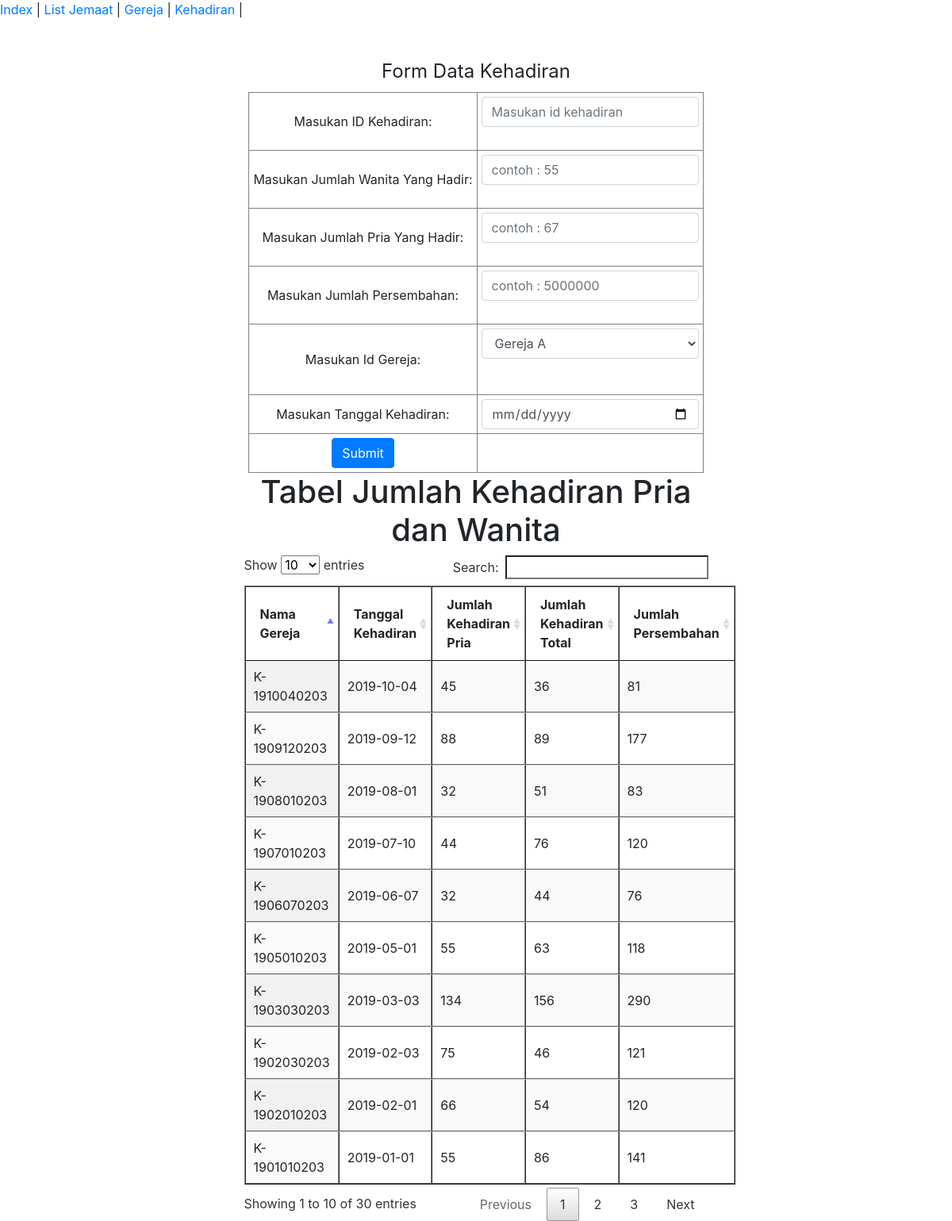
The page /GKP_KP/index.php?menu=kehadiran on the database its author committed.
### tables this page shows
CREATE TABLE IF NOT EXISTS `tbkehadiran` (
  `kehadiran_ID` varchar(50) NOT NULL DEFAULT '',
  `kehadiran_Tanggal` date NOT NULL,
  `kehadiran_Jumlah_Wanita` int(10) NOT NULL,
  `kehadiran_Jumlah_Pria` int(10) NOT NULL,
  `kehadiran_Jumlah_Persembahan` int(20) NOT NULL,
  `kehadiran_Gereja_Id` varchar(50) NOT NULL
);

### GKP_KP/Controller/KehadiranController.php (called while the page is built, shortened)
<?php
class KehadiranController
{
    public function index()
    {
        require_once 'GKP_KP/View/Kehadiran/Kehadiran_Form.php';
        }
}

### GKP_KP/DAO/GerejaDaoImpl.php (called while the page is built, shortened)
<?php
class GerejaDaoImpl
{
    function getAllGereja(){
        $link =  PDOUtility::get_koneksi();
        try{
            $sql = "SELECT * from tbgereja ORDER BY gereja_ID ";
            $stmt = $link->prepare($sql);
            $stmt->execute();
            $stmt->setFetchMode(PDO::FETCH_CLASS | PDO::FETCH_PROPS_LATE, 'Gereja');
            return $stmt->fetchAll(PDO::FETCH_OBJ);
        }
        catch(PDOException $err){
            echo $err->getMessage();
            die();
        }
        return $stmt;
    }
}

### GKP_KP/DAO/KehadiranDaoImpl.php (called while the page is built, shortened)
<?php
class KehadiranDaoImpl
{
    public function getAllKehadiran()
    {
        $link = PDOUtility::createMySQLConnection();
        $query = "SELECT * FROM tbkehadiran ORDER BY kehadiran_ID ";
        $result = $link->prepare($query);
        $result->execute();
        $result->setFetchMode(PDO::FETCH_CLASS | PDO::FETCH_PROPS_LATE,"Kehadiran");
        return $result->fetchAll(PDO::FETCH_OBJ);
    }
}

### GKP_KP/View/Kehadiran/Kehadiran_Form.php (the view, shortened to what this page needs)
<?php
include_once '../../../GKP_KP/DAO/KehadiranDaoImpl.php';
include_once '../../../GKP_KP/DAO/GerejaDaoImpl.php';
include_once '../../../GKP_KP/Controller/KehadiranController.php';
$KehadiranDao = new KehadiranDaoImpl();
$GerejaDao = new GerejaDaoImpl();
$gerejas = $GerejaDao->getAllGereja();
$kehadirans = $KehadiranDao->getAllKehadiran();
?>
<br/>
<br/>
<!DOCTYPE html>
<html></html>
<head>
    <link rel="stylesheet" type="text/css" href="css_Form.css"
    <meta charset="utf-8">
    <link rel="stylesheet" href="https://maxcdn.bootstrapcdn.com/bootstrap/4.3.1/css/bootstrap.min.css">
    <link rel="stylesheet" type="text/css" href="https://cdn.jsdelivr.net/npm/daterangepicker/daterangepicker.css" />
    <link rel="stylesheet" type="text/css" href="../../datatables/datatables.css"/>
    <link rel="stylesheet" type="text/css" href="../../datatables/datatables.min.js"/>
</head>
<body>
<div id="container" align="center">
    <form action="" method="POST">
        <legend>Form Data Kehadiran</legend>
        <table border="1x" align="center" cellpadding="5" cellspacing="5" style="text-align:center">
            <tr>
                <td>Masukan ID Kehadiran:</td>
                <td><input type="text" name="idkehadiran" class="form-control"  autofocus required placeholder="Masukan id kehadiran" align="center"><br></td>
            </tr>
            <tr>
                <td>Masukan Jumlah Wanita Yang Hadir:</td>
                <td><input type="text" name="jumlahwanita" class="form-control"  autofocus required placeholder="contoh : 55"><br></td>
            </tr>
            <tr>
                <td>Masukan Jumlah Pria Yang Hadir:</td>
                <td><input type="text" name="jumlahpria" class="form-control"  autofocus required placeholder="contoh : 67"><br></td>
            </tr>
            <tr>
                <td>Masukan Jumlah Persembahan:</td>
                <td><input type="text" name="jumlahpersembahan" class="form-control"  autofocus required placeholder="contoh : 5000000"><br></td>
            </tr>
            <tr>
                <td>Masukan Id Gereja:</td>
                <td>
                    <div class="form-group">
                        <?php
                        echo '<select class="form-control" id="sel1" name="gerejaid">';
                        foreach ($gerejas as $value) {
                            echo '  <option ';
                            echo ' value="' . ($value->gereja_ID) . '">' . ($value->gereja_Nama);
                            echo '</option>';
                        }
                        ?>
                    </div>
                    <br>
                </td>
            </tr>
            <tr>
                <td>Masukan Tanggal Kehadiran:</td>
                <td> <input  type="date" name="datePicker" id="datePicker" class="form-control"/></td>
            </tr>
            <tr>
                <td>
                    <button type="submit" class="btn btn-primary" name="btnSubmit" >Submit</button>
                </td>
            </tr>
        </table>
        <div class="row">
            <div class="col-sm-3"></div>
            <div class="col-sm-6">
                <h1>Tabel Jumlah Kehadiran Pria dan Wanita</h1>
                <table id="myTable" class="display" border="1px">
                    <thead>
                    <tr>
                        <th>Nama Gereja</th>
                        <th>Tanggal Kehadiran</th>
                        <th>Jumlah Kehadiran Pria</th>
                        <th>Jumlah Kehadiran Total</th>
                        <th>Jumlah Persembahan</th>
                    </tr>
                    </thead>
                    <tbody>
                    <?php
                    foreach($kehadirans as  $value){
                        $total = ($value->kehadiran_Jumlah_Wanita + $value->kehadiran_Jumlah_Pria);
                        echo '<tr>';
                        echo '<td>'.$value->kehadiran_ID.'</td>';
                        echo '<td>'.$value->kehadiran_Tanggal .'</td>';
                        echo '<td>'.$value->kehadiran_Jumlah_Wanita .'</td>';
                        echo '<td>'.$value->kehadiran_Jumlah_Pria .'</td>';
                        echo '<td>'.$total .'</td>';
                    }
                    ?>
                    </tbody>
                </table>
            </div>
            <div class="col-sm-3">
            </div>
        </div>
    </form>
</div>
</body>

### GKP_KP/index.php (shortened to what this page needs)
<!DOCTYPE html>
<html>
<head>
    <link rel="stylesheet" type="text/css" href="Datatables/datatables.css"/>
    <link rel="stylesheet" type="text/css" href="Datatables.min.cs"/>
    <link rel="stylesheet" href="https://maxcdn.bootstrapcdn.com/bootstrap/4.3.1/css/bootstrap.min.css">
</head>
<body>
<?php
    include_once 'DAO/GerejaDaoImpl.php';
    include_once 'DAO/KehadiranDaoImpl.php';
    include_once 'Controller/KehadiranController.php';
    include_once "MakeMenu.php";
?>
    <?php
    makemenu();
    ?>
    <div id="container">
        <?php
        $nav = FILTER_INPUT(INPUT_GET, 'menu');
        switch ($nav){
            case 'kehadiran' :
                $kehadiranController=new KehadiranController();
                $kehadiranController->index();
                break;
        }
        ?>
    </div>
</body>
</html>

### GKP_KP/MakeMenu.php (shortened to what this page needs)
<?php
function makemenu(){
    $mnu = array("Index" => "home","List Jemaat" => "jemaat"
    , "Gereja" => "gereja", "Kehadiran" => "kehadiran");
    foreach ($mnu as $value => $key)
    {
        echo '<a href="index.php?menu='.$key. '">'. $value. '</a> | ';
    }
}
?>

### GKP_KP/datatables/datatables.css (style rules this page uses)
table.dataTable { width: 100%; margin: 0 auto; clear: both; border-collapse: separate; border-spacing: 0; }
table.dataTable thead th, table.dataTable tfoot th { font-weight: bold; }
table.dataTable thead th, table.dataTable thead td { padding: 10px 18px; border-bottom: 1px solid #111; }
table.dataTable thead .sorting, table.dataTable thead .sorting_asc, table.dataTable thead .sorting_desc, table.dataTable thead .sorting_asc_disabled, table.dataTable thead .sorting_desc_disabled { cursor: pointer; *cursor: hand; background-repeat: no-repeat; background-position: center right; }
table.dataTable thead .sorting { background-image: url("DataTables-1.10.18/images/sort_both.png"); }
table.dataTable thead .sorting_asc { background-image: url("DataTables-1.10.18/images/sort_asc.png"); }
table.dataTable tbody tr { background-color: #ffffff; }
table.dataTable tbody th, table.dataTable tbody td { padding: 8px 10px; }
table.dataTable.row-border tbody th, table.dataTable.row-border tbody td, table.dataTable.display tbody th, table.dataTable.display tbody td { border-top: 1px solid #ddd; }
table.dataTable.row-border tbody tr:first-child th, table.dataTable.row-border tbody tr:first-child td, table.dataTable.display tbody tr:first-child th, table.dataTable.display tbody tr:first-child td { border-top: none; }
table.dataTable.stripe tbody tr.odd, table.dataTable.display tbody tr.odd { background-color: #f9f9f9; }
table.dataTable.order-column tbody tr > .sorting_1, table.dataTable.order-column tbody tr > .sorting_2, table.dataTable.order-column tbody tr > .sorting_3, table.dataTable.display tbody tr > .sorting_1, table.dataTable.display tbody tr > .sorting_2, table.dataTable.display tbody tr > .sorting_3 { background-color: #fafafa; }
table.dataTable.display tbody tr.odd > .sorting_1, table.dataTable.order-column.stripe tbody tr.odd > .sorting_1 { background-color: #f1f1f1; }
table.dataTable.display tbody tr.even > .sorting_1, table.dataTable.order-column.stripe tbody tr.even > .sorting_1 { background-color: #fafafa; }
table.dataTable.no-footer { border-bottom: 1px solid #111; }
table.dataTable, table.dataTable th, table.dataTable td { box-sizing: content-box; }

### GKP_KP/index.php (style rules this page uses)
body { font-family: sans-serif; }

### rows shown on the page
tbkehadiran: kehadiran_ID "K-1901010203", kehadiran_Tanggal "2019-01-01", kehadiran_Jumlah_Wanita "55", kehadiran_Jumlah_Pria "86", total "141"
tbkehadiran: kehadiran_ID "K-1902010203", kehadiran_Tanggal "2019-02-01", kehadiran_Jumlah_Wanita "66", kehadiran_Jumlah_Pria "54", total "120"
tbkehadiran: kehadiran_ID "K-1902030203", kehadiran_Tanggal "2019-02-03", kehadiran_Jumlah_Wanita "75", kehadiran_Jumlah_Pria "46", total "121"
tbkehadiran: kehadiran_ID "K-1903030203", kehadiran_Tanggal "2019-03-03", kehadiran_Jumlah_Wanita "134", kehadiran_Jumlah_Pria "156", total "290"
tbkehadiran: kehadiran_ID "K-1905010203", kehadiran_Tanggal "2019-05-01", kehadiran_Jumlah_Wanita "55", kehadiran_Jumlah_Pria "63", total "118"
tbkehadiran: kehadiran_ID "K-1906070203", kehadiran_Tanggal "2019-06-07", kehadiran_Jumlah_Wanita "32", kehadiran_Jumlah_Pria "44", total "76"
tbkehadiran: kehadiran_ID "K-1907010203", kehadiran_Tanggal "2019-07-10", kehadiran_Jumlah_Wanita "44", kehadiran_Jumlah_Pria "76", total "120"
tbkehadiran: kehadiran_ID "K-1908010203", kehadiran_Tanggal "2019-08-01", kehadiran_Jumlah_Wanita "32", kehadiran_Jumlah_Pria "51", total "83"
tbkehadiran: kehadiran_ID "K-1909120203", kehadiran_Tanggal "2019-09-12", kehadiran_Jumlah_Wanita "88", kehadiran_Jumlah_Pria "89", total "177"
tbkehadiran: kehadiran_ID "K-1910040203", kehadiran_Tanggal "2019-10-04", kehadiran_Jumlah_Wanita "45", kehadiran_Jumlah_Pria "36", total "81"

### other values the page prints
$value "Index"
$value "List Jemaat"
$value "Gereja"
$value "Kehadiran"
form field gerejaid "Gereja A"
